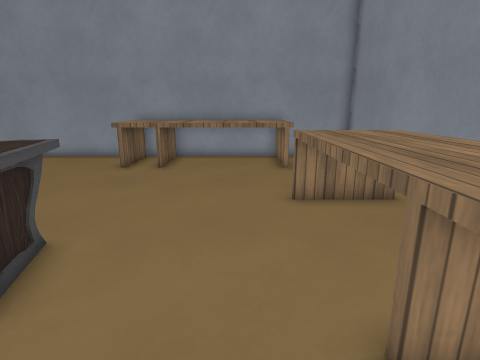
view 1 (above)

21 first-person views from a walk through a level from a Godot 3-D game. The camera is 1.3 m above the floor, tilts 14° down and sees 80° across. The floor is counted in squares, 0.5 m on a side. Each view is taken from the middle of a square. On the plan, view 1 faces up. The plan holds only what a view shows up to about 19 squares ahead; the rest is blank. Some surface patterns are stand-ins.

view 2
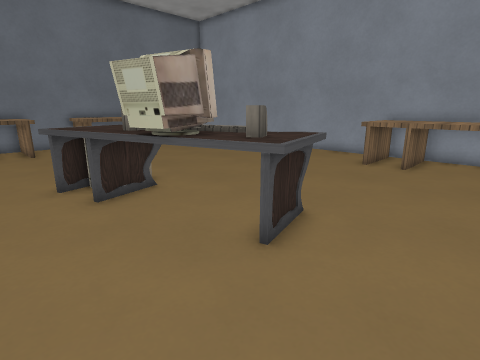

view 3
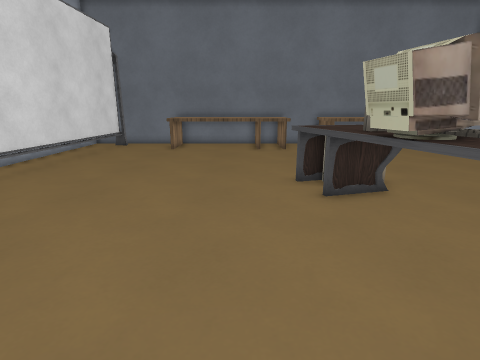

view 4
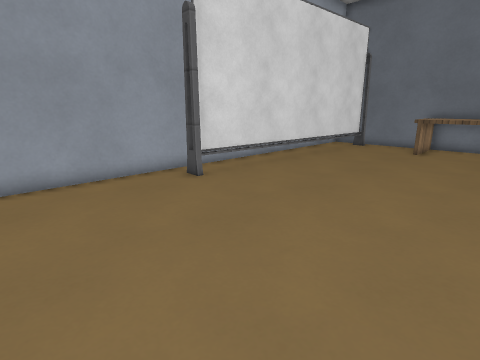

view 5
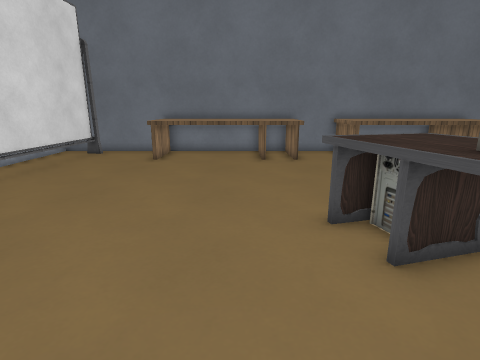

view 6
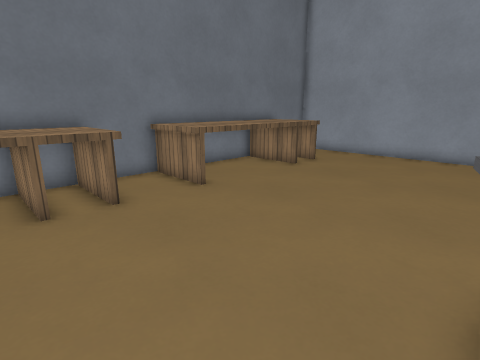

view 7
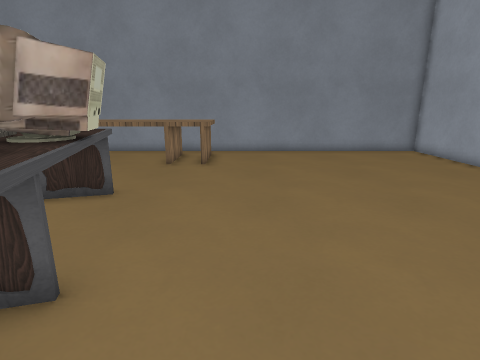

view 8
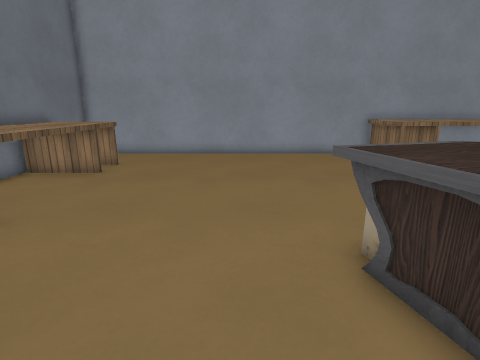

view 9
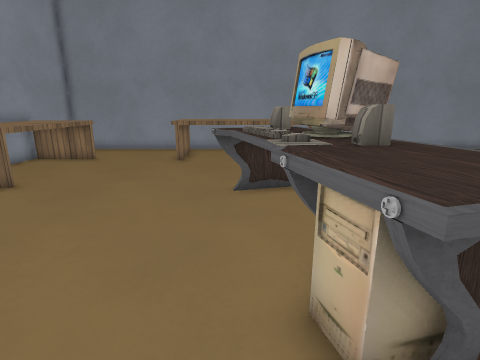

view 10
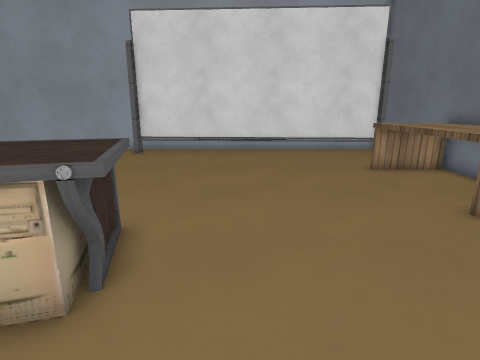

view 11
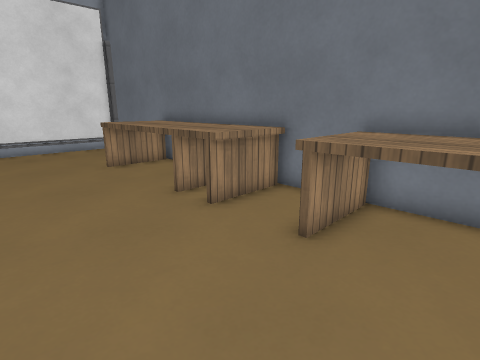

view 12
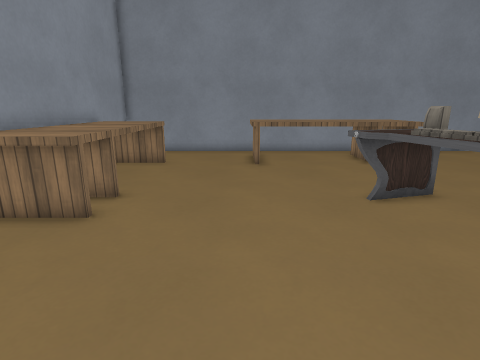

view 13
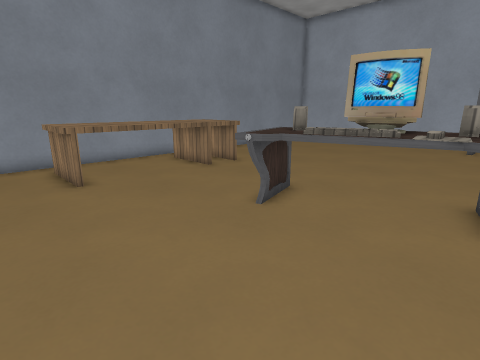

view 14
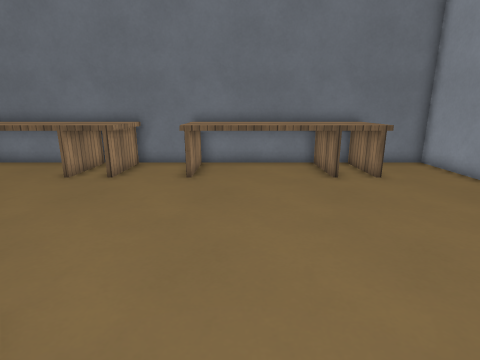

view 15
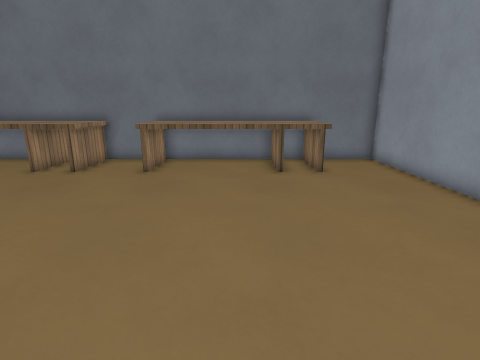

view 16
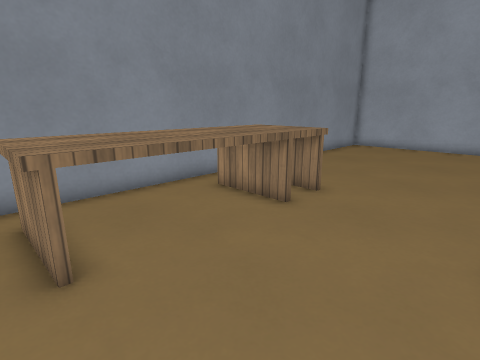

view 17
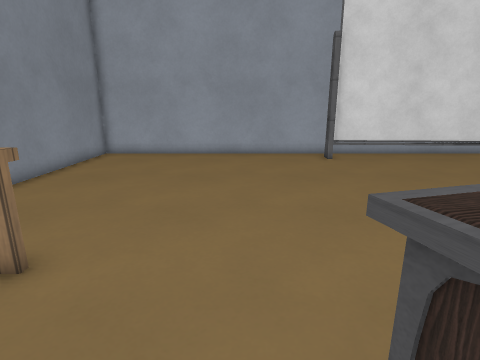

view 18
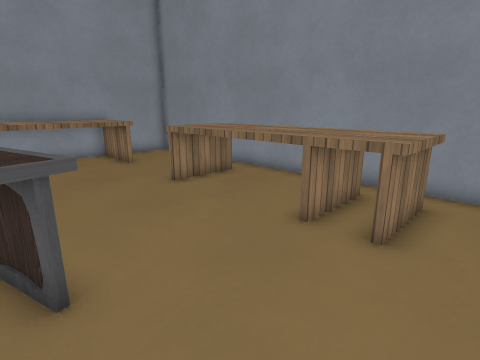

view 19
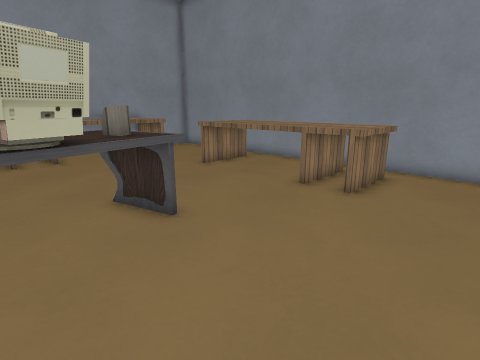

view 20
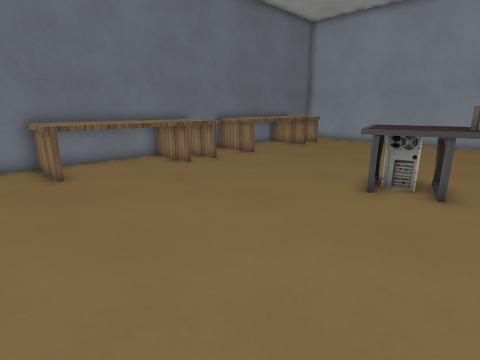

view 21
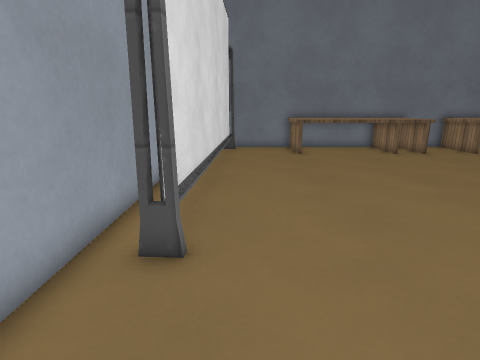

### Floor plan
Key: @ floor where view 1 was taken; # wall or solid block; . floor; C cabinet; E desk; T thing the floor can be seen under or through.
Columns run from 22 left of view 1 to 6 right of it. Each row starts with its distance up from view 1.
 16 #############################
 15 #...............CCCCCCCCC...#
 14 #...............CCCCCCCCC...#
 13 # CC............CCCCCCCCC...#
 12 #CCC........................#
 11 #CCC........................#
 10 #CCC........................#
  9 #CCC........................#
  8 #CCC....................CCCC#
  7 #CCC....................CCC #
  6 #CCC..............E.....CCCC#
  5 #CCC...........EEEEE....CCC #
  4 #..........EEEEEEEEE....CCC #
  3 #..........EEEEEEEEE....CCCC#
  2 #CCC.......EEEEEEE......CCCC#
  1 #CCC.......EEE..........CCCC#
  0 #CCC..................@.CCC.#
 -1 #CCC........................#
 -2 #CCC........................#
 -3 #CCC........................#
 -4 #CCC........................#
 -5 #CCC........................#
 -6 #CCC........................#
 -7 #...........................#
 -8 #...........................#
 -9 ##..........................#
-10 #TTTTTTTTTTTTTTT............#
-11 #...........................#
-12 #############################

Positions as (right, up) in squares from view 1, and headings:
1: (0, 0), facing up
2: (0, -1), facing up-left
3: (0, -1), facing left
4: (0, -1), facing down-left
5: (-4, -1), facing left
6: (-11, -1), facing up-left
7: (-12, -1), facing right
8: (-13, -1), facing up
9: (-13, 5), facing right
10: (-13, 7), facing down
11: (-14, 8), facing down-left
12: (-12, 9), facing right
13: (-9, 11), facing down-right
14: (-8, 7), facing left
15: (-7, 9), facing left
16: (-3, 9), facing down-right
17: (-2, 5), facing down
18: (-4, -1), facing up-right
19: (-7, -3), facing up-right
20: (-7, -8), facing up-left
21: (-2, -9), facing left
